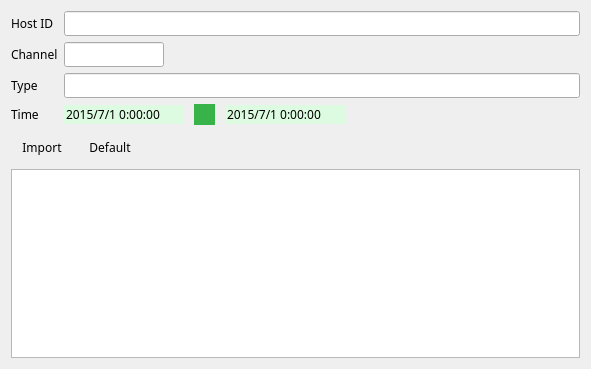
<?xml version="1.0" encoding="UTF-8"?>
<ui version="4.0">
 <class>VSCStorLicense</class>
 <widget class="QWidget" name="VSCStorLicense">
  <property name="geometry">
   <rect>
    <x>0</x>
    <y>0</y>
    <width>591</width>
    <height>369</height>
   </rect>
  </property>
  <property name="font">
   <font>
    <family>나눔스퀘어_ac</family>
   </font>
  </property>
  <property name="windowTitle">
   <string>Master Hard Disk Selecting</string>
  </property>
  <property name="windowIcon">
   <iconset>
    <normaloff>:/logo/resources/vscsmall.jpg</normaloff>:/logo/resources/vscsmall.jpg</iconset>
  </property>
  <layout class="QVBoxLayout" name="verticalLayout">
   <item>
    <layout class="QGridLayout" name="gridLayout">
     <item row="0" column="1">
      <widget class="QLineEdit" name="hostId">
       <property name="readOnly">
        <bool>true</bool>
       </property>
      </widget>
     </item>
     <item row="1" column="0">
      <widget class="QLabel" name="label_2">
       <property name="text">
        <string>Channel</string>
       </property>
      </widget>
     </item>
     <item row="1" column="1">
      <widget class="QLineEdit" name="channel">
       <property name="enabled">
        <bool>true</bool>
       </property>
       <property name="maximumSize">
        <size>
         <width>100</width>
         <height>16777215</height>
        </size>
       </property>
       <property name="readOnly">
        <bool>true</bool>
       </property>
      </widget>
     </item>
     <item row="0" column="0">
      <widget class="QLabel" name="label">
       <property name="text">
        <string>Host ID</string>
       </property>
      </widget>
     </item>
     <item row="2" column="0">
      <widget class="QLabel" name="label_3">
       <property name="text">
        <string>Type</string>
       </property>
      </widget>
     </item>
     <item row="2" column="1">
      <widget class="QLineEdit" name="type">
       <property name="enabled">
        <bool>true</bool>
       </property>
       <property name="maximumSize">
        <size>
         <width>16777215</width>
         <height>16777215</height>
        </size>
       </property>
       <property name="readOnly">
        <bool>true</bool>
       </property>
      </widget>
     </item>
     <item row="3" column="1">
      <layout class="QHBoxLayout" name="horizontalLayout_2">
       <property name="spacing">
        <number>10</number>
       </property>
       <item>
        <widget class="QDateTimeEdit" name="startTime">
         <property name="styleSheet">
          <string notr="true">QDateTimeEdit { 
border:none;
color:black;
background-color: rgb(221,251,225);}
QDateTimeEdit:hover {
background-color: rgb(255, 255, 255);}
QDateTimeEdit:pressed {
background-color: rgb(255, 255, 255);}</string>
         </property>
         <property name="wrapping">
          <bool>false</bool>
         </property>
         <property name="readOnly">
          <bool>true</bool>
         </property>
         <property name="buttonSymbols">
          <enum>QAbstractSpinBox::NoButtons</enum>
         </property>
         <property name="accelerated">
          <bool>false</bool>
         </property>
         <property name="showGroupSeparator" stdset="0">
          <bool>false</bool>
         </property>
         <property name="dateTime">
          <datetime>
           <hour>0</hour>
           <minute>0</minute>
           <second>0</second>
           <year>2015</year>
           <month>7</month>
           <day>1</day>
          </datetime>
         </property>
         <property name="displayFormat">
          <string>yyyy/M/d H:mm:ss</string>
         </property>
         <property name="calendarPopup">
          <bool>false</bool>
         </property>
        </widget>
       </item>
       <item>
        <widget class="QPushButton" name="pushButton">
         <property name="minimumSize">
          <size>
           <width>21</width>
           <height>21</height>
          </size>
         </property>
         <property name="maximumSize">
          <size>
           <width>21</width>
           <height>21</height>
          </size>
         </property>
         <property name="font">
          <font>
           <family>나눔스퀘어_ac</family>
          </font>
         </property>
         <property name="styleSheet">
          <string notr="true">background-color:rgb(55,179,74);
border:none;</string>
         </property>
         <property name="text">
          <string/>
         </property>
         <property name="icon">
          <iconset resource="../../../../../veuilib/src/velibui.qrc">
           <normaloff>:/date/resources/date/libuinextm.png</normaloff>:/date/resources/date/libuinextm.png</iconset>
         </property>
        </widget>
       </item>
       <item>
        <widget class="QDateTimeEdit" name="endTime">
         <property name="styleSheet">
          <string notr="true">QDateTimeEdit { 
border:none;
color:black;
background-color: rgb(221,251,225);}
QDateTimeEdit:hover {
background-color: rgb(255, 255, 255);}
QDateTimeEdit:pressed {
background-color: rgb(255, 255, 255);}</string>
         </property>
         <property name="readOnly">
          <bool>true</bool>
         </property>
         <property name="buttonSymbols">
          <enum>QAbstractSpinBox::NoButtons</enum>
         </property>
         <property name="dateTime">
          <datetime>
           <hour>0</hour>
           <minute>0</minute>
           <second>0</second>
           <year>2015</year>
           <month>7</month>
           <day>1</day>
          </datetime>
         </property>
         <property name="displayFormat">
          <string>yyyy/M/d H:mm:ss</string>
         </property>
         <property name="calendarPopup">
          <bool>false</bool>
         </property>
        </widget>
       </item>
       <item>
        <spacer name="horizontalSpacer">
         <property name="orientation">
          <enum>Qt::Horizontal</enum>
         </property>
         <property name="sizeHint" stdset="0">
          <size>
           <width>40</width>
           <height>20</height>
          </size>
         </property>
        </spacer>
       </item>
      </layout>
     </item>
     <item row="3" column="0">
      <widget class="QLabel" name="label_4">
       <property name="text">
        <string>Time</string>
       </property>
      </widget>
     </item>
    </layout>
   </item>
   <item>
    <layout class="QHBoxLayout" name="horizontalLayout">
     <item>
      <widget class="QPushButton" name="pushButtonImport">
       <property name="minimumSize">
        <size>
         <width>62</width>
         <height>32</height>
        </size>
       </property>
       <property name="maximumSize">
        <size>
         <width>62</width>
         <height>32</height>
        </size>
       </property>
       <property name="font">
        <font>
         <family>나눔스퀘어_ac</family>
        </font>
       </property>
       <property name="styleSheet">
        <string notr="true">QPushButton { 
background-image: url(:/action/resources/button.png);}
QPushButton:hover {
background-image: url(:/action/resources/buttonhover.png);}
QPushButton:pressed {
background-image: url(:/action/resources/buttonpress.png);}</string>
       </property>
       <property name="text">
        <string>Import</string>
       </property>
       <property name="iconSize">
        <size>
         <width>0</width>
         <height>0</height>
        </size>
       </property>
       <property name="flat">
        <bool>true</bool>
       </property>
      </widget>
     </item>
     <item>
      <widget class="QPushButton" name="pushButtonDefault">
       <property name="minimumSize">
        <size>
         <width>62</width>
         <height>32</height>
        </size>
       </property>
       <property name="maximumSize">
        <size>
         <width>62</width>
         <height>32</height>
        </size>
       </property>
       <property name="font">
        <font>
         <family>나눔스퀘어_ac</family>
        </font>
       </property>
       <property name="styleSheet">
        <string notr="true">QPushButton { 
background-image: url(:/action/resources/button.png);}
QPushButton:hover {
background-image: url(:/action/resources/buttonhover.png);}
QPushButton:pressed {
background-image: url(:/action/resources/buttonpress.png);}</string>
       </property>
       <property name="text">
        <string>Default</string>
       </property>
       <property name="iconSize">
        <size>
         <width>0</width>
         <height>0</height>
        </size>
       </property>
       <property name="flat">
        <bool>true</bool>
       </property>
      </widget>
     </item>
     <item>
      <spacer name="horizontalSpacer_2">
       <property name="orientation">
        <enum>Qt::Horizontal</enum>
       </property>
       <property name="sizeHint" stdset="0">
        <size>
         <width>40</width>
         <height>20</height>
        </size>
       </property>
      </spacer>
     </item>
    </layout>
   </item>
   <item>
    <widget class="QTextEdit" name="lic">
     <property name="font">
      <font>
       <family>나눔스퀘어_ac</family>
       <pointsize>10</pointsize>
       <weight>50</weight>
       <italic>false</italic>
       <bold>false</bold>
      </font>
     </property>
     <property name="styleSheet">
      <string notr="true"/>
     </property>
     <property name="readOnly">
      <bool>true</bool>
     </property>
     <property name="html">
      <string>&lt;!DOCTYPE HTML PUBLIC &quot;-//W3C//DTD HTML 4.0//EN&quot; &quot;http://www.w3.org/TR/REC-html40/strict.dtd&quot;&gt;
&lt;html&gt;&lt;head&gt;&lt;meta name=&quot;qrichtext&quot; content=&quot;1&quot; /&gt;&lt;style type=&quot;text/css&quot;&gt;
p, li { white-space: pre-wrap; }
&lt;/style&gt;&lt;/head&gt;&lt;body style=&quot; font-family:'나눔스퀘어_ac'; font-size:10pt; font-weight:400; font-style:normal;&quot;&gt;
&lt;p style=&quot;-qt-paragraph-type:empty; margin-top:0px; margin-bottom:0px; margin-left:0px; margin-right:0px; -qt-block-indent:0; text-indent:0px; font-family:'Arial';&quot;&gt;&lt;br /&gt;&lt;/p&gt;&lt;/body&gt;&lt;/html&gt;</string>
     </property>
    </widget>
   </item>
  </layout>
 </widget>
 <resources>
  <include location="../../../main/vscmainwindows.qrc"/>
  <include location="../../../../../veuilib/src/velibui.qrc"/>
 </resources>
 <connections/>
</ui>
